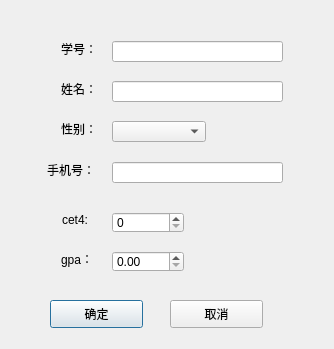
<?xml version="1.0" encoding="UTF-8"?>
<ui version="4.0">
 <class>AddStuInfoDlg</class>
 <widget class="QDialog" name="AddStuInfoDlg">
  <property name="geometry">
   <rect>
    <x>0</x>
    <y>0</y>
    <width>334</width>
    <height>349</height>
   </rect>
  </property>
  <property name="windowTitle">
   <string>添加/修改</string>
  </property>
  <widget class="QPushButton" name="btnConfirm">
   <property name="geometry">
    <rect>
     <x>50</x>
     <y>300</y>
     <width>93</width>
     <height>28</height>
    </rect>
   </property>
   <property name="text">
    <string>确定</string>
   </property>
  </widget>
  <widget class="QPushButton" name="btnCancel">
   <property name="geometry">
    <rect>
     <x>170</x>
     <y>300</y>
     <width>93</width>
     <height>28</height>
    </rect>
   </property>
   <property name="text">
    <string>取消</string>
   </property>
  </widget>
  <widget class="QLabel" name="label_6">
   <property name="geometry">
    <rect>
     <x>61</x>
     <y>251</y>
     <width>39</width>
     <height>16</height>
    </rect>
   </property>
   <property name="text">
    <string>gpa：</string>
   </property>
  </widget>
  <widget class="QDoubleSpinBox" name="spbGpa">
   <property name="geometry">
    <rect>
     <x>112</x>
     <y>251</y>
     <width>72</width>
     <height>21</height>
    </rect>
   </property>
   <property name="minimumSize">
    <size>
     <width>60</width>
     <height>0</height>
    </size>
   </property>
  </widget>
  <widget class="QLabel" name="label">
   <property name="geometry">
    <rect>
     <x>61</x>
     <y>41</y>
     <width>45</width>
     <height>16</height>
    </rect>
   </property>
   <property name="text">
    <string>学号：</string>
   </property>
  </widget>
  <widget class="QLineEdit" name="edtId">
   <property name="geometry">
    <rect>
     <x>112</x>
     <y>41</y>
     <width>171</width>
     <height>21</height>
    </rect>
   </property>
  </widget>
  <widget class="QLineEdit" name="edtName">
   <property name="geometry">
    <rect>
     <x>112</x>
     <y>81</y>
     <width>171</width>
     <height>21</height>
    </rect>
   </property>
  </widget>
  <widget class="QLabel" name="label_2">
   <property name="geometry">
    <rect>
     <x>61</x>
     <y>81</y>
     <width>45</width>
     <height>16</height>
    </rect>
   </property>
   <property name="text">
    <string>姓名：</string>
   </property>
  </widget>
  <widget class="QLabel" name="label_3">
   <property name="geometry">
    <rect>
     <x>61</x>
     <y>121</y>
     <width>45</width>
     <height>16</height>
    </rect>
   </property>
   <property name="text">
    <string>性别：</string>
   </property>
  </widget>
  <widget class="QComboBox" name="cmbSex">
   <property name="geometry">
    <rect>
     <x>112</x>
     <y>121</y>
     <width>94</width>
     <height>21</height>
    </rect>
   </property>
   <property name="minimumSize">
    <size>
     <width>94</width>
     <height>0</height>
    </size>
   </property>
  </widget>
  <widget class="QLabel" name="label_4">
   <property name="geometry">
    <rect>
     <x>47</x>
     <y>162</y>
     <width>60</width>
     <height>16</height>
    </rect>
   </property>
   <property name="text">
    <string>手机号：</string>
   </property>
  </widget>
  <widget class="QLineEdit" name="edtPhone">
   <property name="geometry">
    <rect>
     <x>112</x>
     <y>162</y>
     <width>171</width>
     <height>21</height>
    </rect>
   </property>
  </widget>
  <widget class="QLabel" name="label_5">
   <property name="geometry">
    <rect>
     <x>62</x>
     <y>212</y>
     <width>40</width>
     <height>16</height>
    </rect>
   </property>
   <property name="text">
    <string>cet4:</string>
   </property>
  </widget>
  <widget class="QSpinBox" name="spbCet4">
   <property name="geometry">
    <rect>
     <x>112</x>
     <y>212</y>
     <width>72</width>
     <height>21</height>
    </rect>
   </property>
   <property name="minimumSize">
    <size>
     <width>60</width>
     <height>0</height>
    </size>
   </property>
  </widget>
 </widget>
 <resources/>
 <connections/>
</ui>
